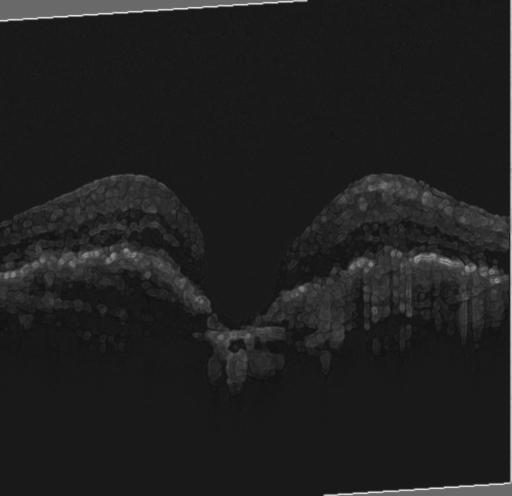
#> input picture Project-Part-2/final_CNV-1188386-4_hybrid.jpg, 512 x 496 px, found by its file name
$ python Project-Part-2.py
#> lines starting #> are read from the running program, lines starting #| are printed output that depends on the picture; after the words box and inside, x2 and y2 are one past the last pixel; in counts of white or black regions, pixels touching at a corner belong together
#> in process_images, gray is the input picture: shape (496, 512); min 11, max 231, mean 31.7
import cv2
import numpy as np
import matplotlib.pyplot as plt
import os

def otsu_threshold(img):
    # Step 1: Compute histogram
    hist = cv2.calcHist([img], [0], None, [256], [0, 256]).flatten()
#> hist = 256 values, max 130574 at index 25, min 0 at index 0, mean 992

    # Step 2: Compute probabilities
    total_pixels = img.size
#> total_pixels = 253952
    prob = hist / total_pixels
#> prob = 256 values, max 0.514 at index 25, min 0 at index 0, mean 0.00391

    # Step 3: Cumulative sum and mean
    cumulative_sum = np.cumsum(prob)
#> cumulative_sum = 256 values from 0 to 1
    cumulative_mean = np.cumsum(np.arange(256) * prob)
#> cumulative_mean = 256 values from 0 to 31.65

    # Step 4: Global mean
    global_mean = cumulative_mean[-1]
#> global_mean = 31.65

    # Step 5: Between-class variance
    numerator = (global_mean * cumulative_sum - cumulative_mean)**2
#> numerator = 256 values, max 29.08 at index 31, min 0 at index 0, mean 4.88
    denominator = cumulative_sum * (1 - cumulative_sum)
#> denominator = 256 values, max 0.218 at index 25, min 0 at index 0, mean 0.0249
    # Avoid division by zero
    valid_mask = denominator != 0
    sigma_b_squared = np.zeros(256)
    sigma_b_squared[valid_mask] = numerator[valid_mask] / denominator[valid_mask]

    # Step 6: Maximize between-class variance
    optimal_threshold = np.argmax(sigma_b_squared)

    # Step 7: Apply threshold
    binary_image = (img >= optimal_threshold).astype(np.uint8) * 255
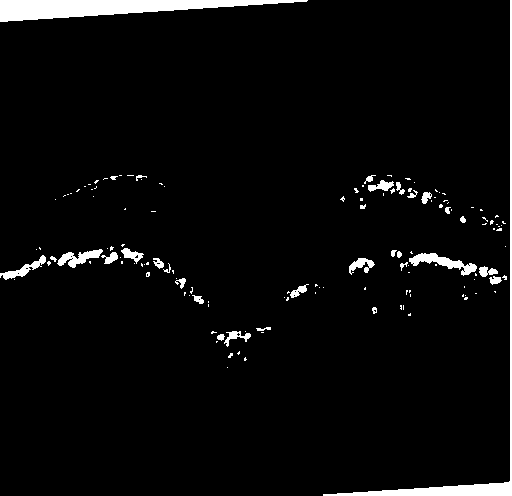
#> binary_image: shape (496, 512); 3.9% white; 141 white regions (108 under 20 px), largest, box (x1, y1, x2, y2) and area: (0, 0, 308, 22) 3631, (323, 0, 512, 496) 2438, (409, 253, 477, 276) 571

    return binary_image, optimal_threshold, hist, sigma_b_squared

def process_images():
    image_files = [
        "Project-Part-2/final_CNV-1188386-4_hybrid.jpg",
        "Project-Part-2/final_CNV-1260317-1_hybrid.jpg",
        "Project-Part-2/final_CNV-1290410-2_hybrid.jpg",
        "Project-Part-2/final_DME-30521-11_hybrid.jpg",
        "Project-Part-2/final_DME-1479682-1_hybrid.jpg",
        "Project-Part-2/final_DME-2105194-1_hybrid.jpg",
        "Project-Part-2/final_DRUSEN-1793499-1_hybrid.jpg",
        "Project-Part-2/final_DRUSEN-1997439-1_hybrid.jpg",
        "Project-Part-2/final_DRUSEN-2108193-1_hybrid.jpg",
        "Project-Part-2/final_NORMAL-153950-1_hybrid.jpg"
    ]

    for file in image_files:
        gray = cv2.imread(file, cv2.IMREAD_GRAYSCALE)

        result, t, hist, var = otsu_threshold(gray)
#> t = 70; var = 256 values, max 255.9 at index 70, min 0 at index 0, mean 124.3

        # Show the result
        plt.figure(figsize=(12, 4))

        plt.subplot(1, 3, 1)
        plt.imshow(gray, cmap='gray')
        plt.title("Pre-Processed Image")

        plt.subplot(1, 3, 2)
        plt.imshow(result, cmap='gray')
        plt.title(f"Thresholded (T={t})")

        plt.subplot(1, 3, 3)
        plt.plot(var)
        plt.title("Between-Class Variance")
        plt.xlabel("Threshold")
        plt.ylabel("σ²_B")

        plt.tight_layout()
        plt.show()
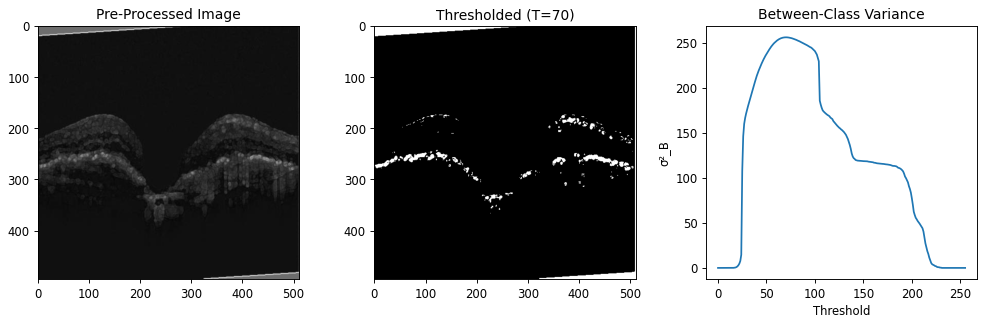
#> figure drawn by matplotlib, 3 panels; panel 3: curve peaks at x = 70, y = 255.9
#> pass 2 of the loop in process_images, `for file in image_files:`:
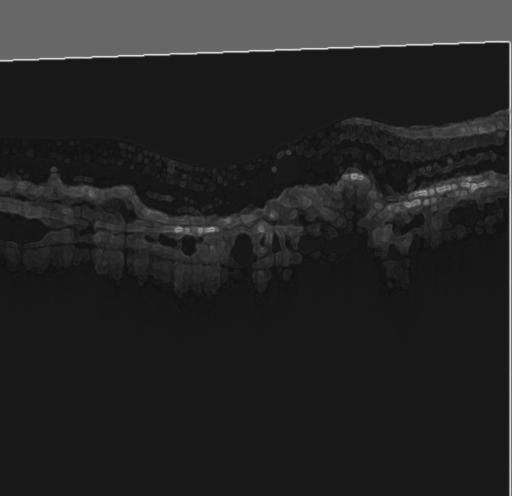
#> input picture Project-Part-2/final_CNV-1260317-1_hybrid.jpg, 512 x 496 px, found by its file name
#> in process_images, gray is the input picture: shape (496, 512); min 10, max 239, mean 36.5
#> in otsu_threshold (call 2), `hist = cv2.calcHist([img], [0], None, [256], [0, 256]).flatten()`: hist = 256 values, max 137588 at index 24, min 0 at index 0, mean 992
#> prob = 256 values, max 0.542 at index 24, min 0 at index 0, mean 0.00391
#> cumulative_mean = 256 values from 0 to 36.5
#> global_mean = 36.5
#> numerator = 256 values, max 92.84 at index 36, min 0 at index 0, mean 24.46
#> denominator = 256 values, max 0.212 at index 24, min 0 at index 0, mean 0.0431
#> in otsu_threshold (call 2), `binary_image = (img >= optimal_threshold).astype(np.uint8) * 255`:
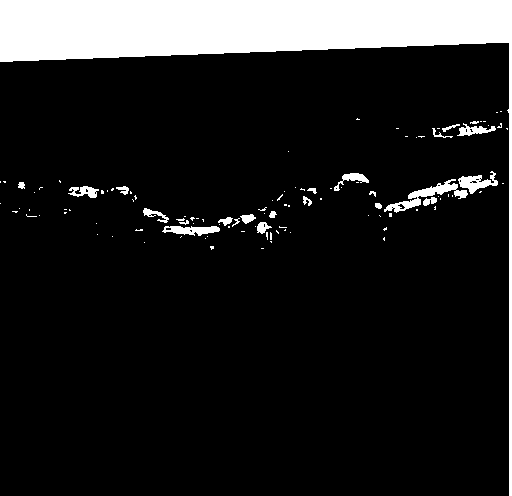
#> binary_image: shape (496, 512); 12.5% white; 111 white regions (87 under 20 px), largest, box (x1, y1, x2, y2) and area: (0, 0, 512, 496) 28126, (384, 179, 468, 213) 732, (458, 171, 498, 194) 407
#> in process_images, `result, t, hist, var = otsu_threshold(gray)`: t = 66; var = 256 values, max 679.9 at index 66, min 0 at index 0, mean 251.8
#> in process_images, `plt.show()`:
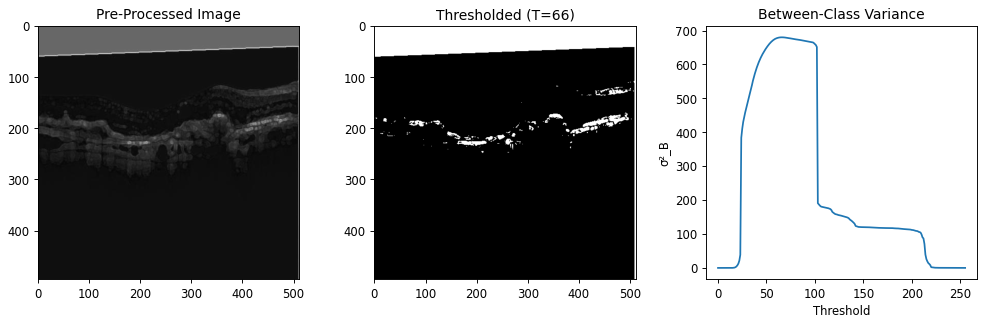
#> figure drawn by matplotlib, 3 panels; panel 3: curve peaks at x = 66, y = 679.9
#> pass 3 of the loop in process_images, `for file in image_files:`:
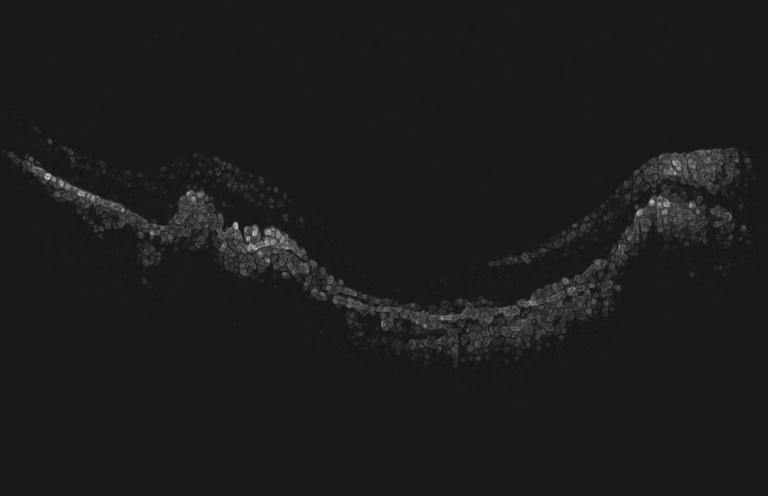
#> input picture Project-Part-2/final_CNV-1290410-2_hybrid.jpg, 768 x 496 px, found by its file name
#> in process_images, gray is the input picture: shape (496, 768); min 12, max 206, mean 27.9
#> in otsu_threshold (call 3), `hist = cv2.calcHist([img], [0], None, [256], [0, 256]).flatten()`: hist = 256 values, max 298898 at index 25, min 0 at index 0, mean 1488
#> prob = 256 values, max 0.785 at index 25, min 0 at index 0, mean 0.00391
#> cumulative_mean = 256 values from 0 to 27.9
#> global_mean = 27.9
#> numerator = 256 values, max 6.42 at index 27, min 0 at index 0, mean 0.775
#> denominator = 256 values, max 0.149 at index 25, min 0 at index 0, mean 0.0109
#> in otsu_threshold (call 3), `binary_image = (img >= optimal_threshold).astype(np.uint8) * 255`:
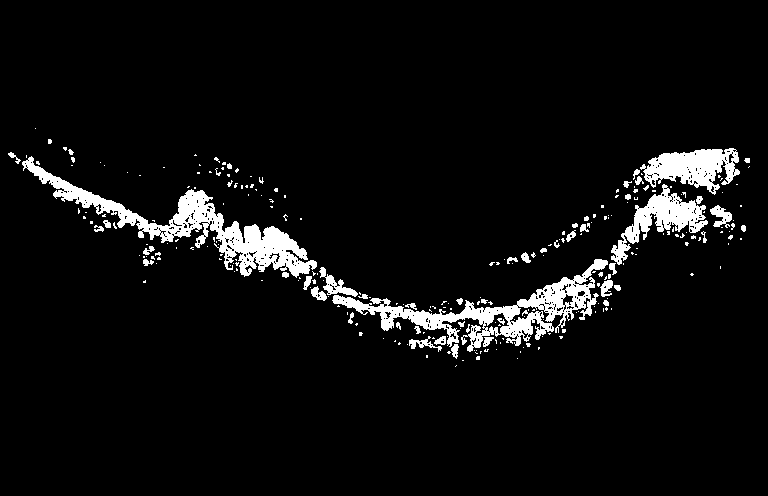
#> binary_image: shape (496, 768); 5.6% white; 263 white regions (213 under 20 px), largest, box (x1, y1, x2, y2) and area: (22, 156, 317, 278) 6709, (332, 259, 608, 352) 5721, (640, 148, 740, 195) 2585
#> in process_images, `result, t, hist, var = otsu_threshold(gray)`: t = 46; var = 256 values, max 87.44 at index 46, min 0 at index 0, mean 23.01
#> in process_images, `plt.show()`:
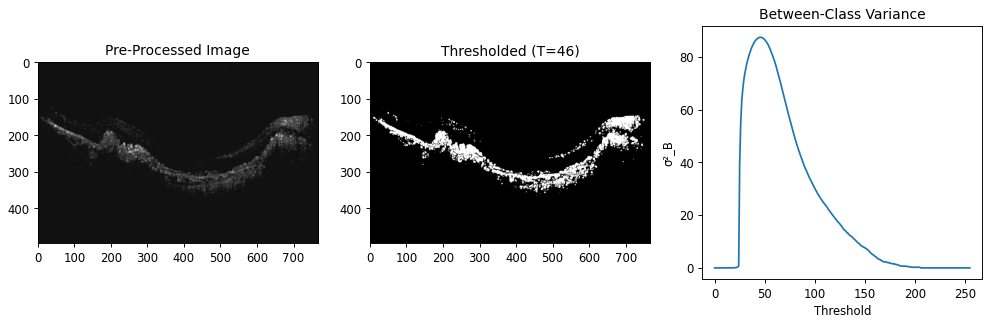
#> figure drawn by matplotlib, 3 panels; panel 3: curve peaks at x = 46, y = 87.44
#> the loop made 7 passes; the first 3 are shown

if __name__ == "__main__":
#> (the run stopped early here; a loop or call above may not have finished)
